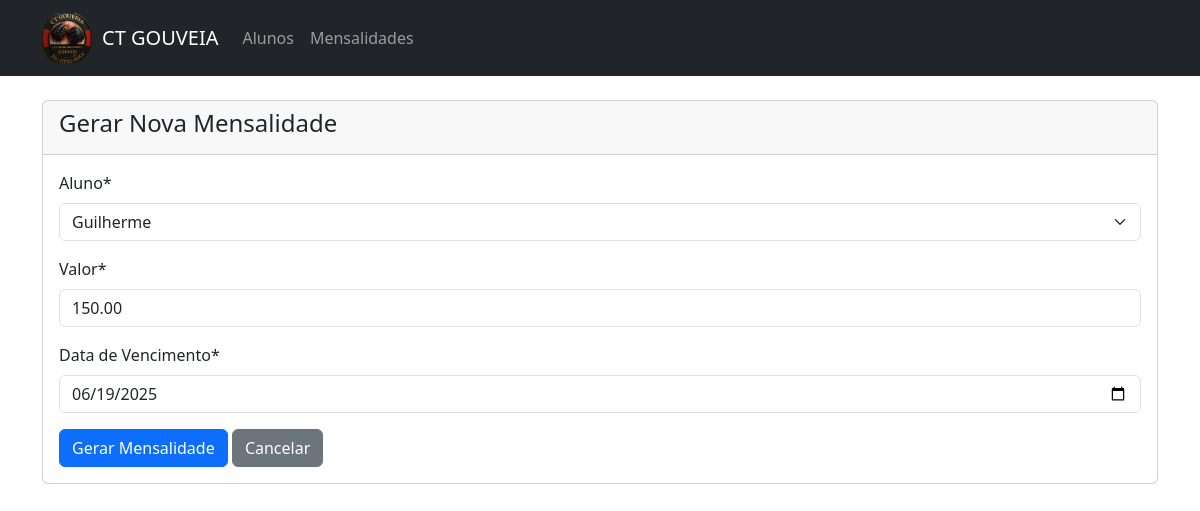
Page /mensalidades/editar/32/ on the committed database.
### alunos/models.py (models this page shows, shortened)
class Mensalidade(models.Model):
    aluno = models.ForeignKey(Aluno, on_delete=models.CASCADE)
    data_vencimento = models.DateField()
    valor = models.DecimalField(max_digits=6, decimal_places=2)
    data_pagamento = models.DateField(null=True, blank=True)
    pago = models.BooleanField(default=False)

### alunos/views.py (the view)
# urls.py: path('mensalidades/editar/<int:pk>/', views.editar_mensalidade, name='editar-mensalidade'),
def editar_mensalidade(request, pk):
    mensalidade = get_object_or_404(Mensalidade, pk=pk)
    if request.method == 'POST':
        form = GerarMensalidadeForm(request.POST, instance=mensalidade)
        if form.is_valid():
            form.save()
            messages.success(request, 'Mensalidade alterada com sucesso!')
            return redirect('mensalidade-list')
    else:
        form = GerarMensalidadeForm(instance=mensalidade)
    return render(request, 'alunos/gerar_mensalidade.html', {'form': form, 'editar': True})

### alunos/forms.py
class GerarMensalidadeForm(forms.ModelForm):
    aluno = forms.ModelChoiceField(
        queryset=Aluno.objects.filter(ativo=True),
        label="Aluno",
        widget=forms.Select(attrs={'class': 'form-control'})
    )
    valor = forms.DecimalField(
        max_digits=6,
        decimal_places=2,
        label="Valor",
        widget=forms.NumberInput(attrs={'class': 'form-control'})
    )
    data_vencimento = forms.DateField(
        label="Data de Vencimento",
        widget=forms.DateInput(attrs={'class': 'form-control', 'type': 'date'})
    )
    class Meta:
        model = Mensalidade
        fields = ['aluno', 'valor', 'data_vencimento']

### alunos/models.py (called while the page is built)
    def __str__(self):
        return self.nome

### alunos/templates/alunos/gerar_mensalidade.html (shortened to what this page needs)
{% extends 'alunos/base.html' %}
{% load crispy_forms_tags %}
{% block content %}
<div class="card">
    <div class="card-header">
        <h4>Gerar Nova Mensalidade</h4>
    </div>
    <div class="card-body">
        <form method="post">
            {{ form|crispy }}
            <div class="mt-3">
                <button type="submit" class="btn btn-primary">Gerar Mensalidade</button>
                <a href="{% url 'mensalidade-list' %}" class="btn btn-secondary">Cancelar</a>
            </div>
        </form>
    </div>
</div>
{% endblock %}

### rows in the picture
Mensalidade: aluno "Guilherme", valor "150.00", data_vencimento "06/19/2025"
